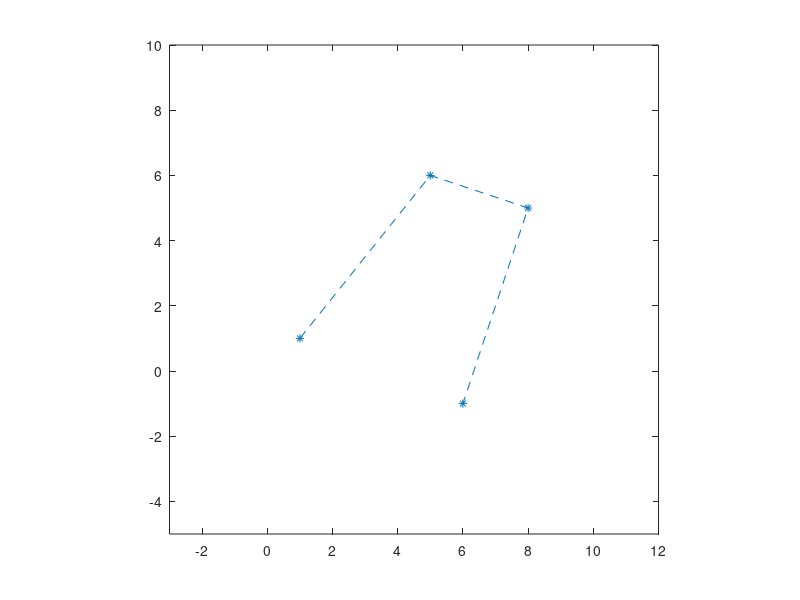

Recreate this plot in MATLAB. (Note: this script raises an error after producing the figure.)
clear

%t-t nem kell felvenni mivel az fixen [0 1]
%kontroll pontok
px = [1 5 8 6]; py = [1 6 5 -1];
plot(px, py, '*--')
axis([-3 12 -5 10]); axis equal
hold on
%pontok száma -1
n=3;

syms t
%be kell szorozni a jobb oldalt t-vel, hogy a matlab ne hisztizzen
cx(t) = 0*t; cy(t) = 0*t;

% 0 és n is benne van a ciklusban
for i=0:n
    % nchoosek(n,k) => n alatt a k
    %benstein pol
    b(t) = nchoosek(n, i) * t^i * (1-t)^(n-i);
    % px(i+1) mivel csúszik az indexelés
    cx(t) = cx(t) + px(i+1) * b(t);
    cy(t) = cy(t) + py(i+1) * b(t);
end

fplot(cx, cy, [0 1])
